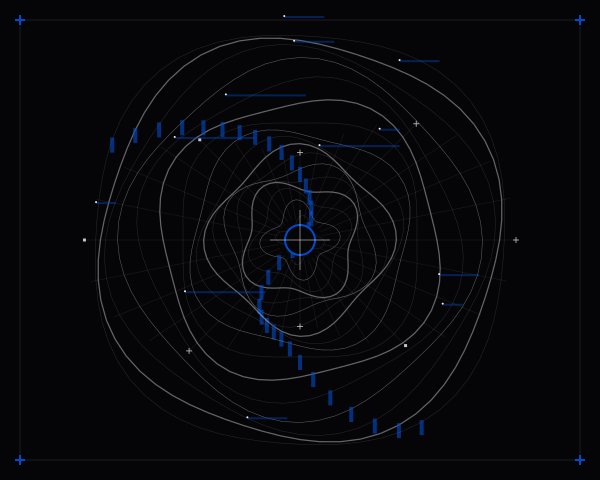

Source code (Python):
import cairo
import math
import random

# Setup
width, height = 600, 480
surface = cairo.ImageSurface(cairo.FORMAT_ARGB32, width, height)
ctx = cairo.Context(surface)
center_x, center_y = width // 2, height // 2

# Colors - Technical Cobalt and Stark White on Deep Black
BG_COLOR = (0.02, 0.02, 0.03)
PRIMARY_COLOR = (0.95, 0.95, 0.98)
ACCENT_COLOR = (0.0, 0.3, 0.8)
HAIRLINE = 0.5
THICK = 2.5

# Background
ctx.set_source_rgb(*BG_COLOR)
ctx.paint()

def polar_to_cartesian(r, theta):
    """Converts polar coordinates to cartesian with center offset."""
    x = center_x + r * math.cos(theta)
    y = center_y + r * math.sin(theta)
    return x, y

def draw_glitch_marker(x, y, size, color):
    """Draws a technical marker (cross or square) at a specific coordinate."""
    ctx.set_source_rgba(*color, 0.8)
    ctx.set_line_width(0.8)
    if random.random() > 0.5:
        # Cross
        ctx.move_to(x - size, y)
        ctx.line_to(x + size, y)
        ctx.move_to(x, y - size)
        ctx.line_to(x, y + size)
        ctx.stroke()
    else:
        # Block
        ctx.rectangle(x - size/2, y - size/2, size, size)
        ctx.fill()

# --- 1. RADIAL GRID SYSTEM ---
# Number of concentric rings and radial subdivisions
rings = 18
divisions = 64
max_radius = min(width, height) * 0.45

for i in range(rings):
    # Determine visual hierarchy of the ring
    r_base = (i / rings) * max_radius
    
    # Mathematical modulation: warp radius based on division to create "topography"
    # Uses a harmonic sin wave to create a structured distortion
    harmonic = math.sin(i * 0.5) * 10 
    
    ctx.set_line_width(HAIRLINE if i % 4 != 0 else THICK/2)
    
    for j in range(divisions):
        theta1 = (j / divisions) * 2 * math.pi
        theta2 = ((j + 1) / divisions) * 2 * math.pi
        
        # Warp the radius at this specific angle
        warp1 = math.sin(theta1 * 4 + i) * 8
        warp2 = math.sin(theta2 * 4 + i) * 8
        
        r1 = r_base + warp1 + harmonic
        r2 = r_base + warp2 + harmonic
        
        x1, y1 = polar_to_cartesian(r1, theta1)
        x2, y2 = polar_to_cartesian(r2, theta2)
        
        # Draw arc segment
        ctx.set_source_rgba(*PRIMARY_COLOR, 0.4 if i % 2 == 0 else 0.15)
        ctx.move_to(x1, y1)
        ctx.line_to(x2, y2)
        ctx.stroke()
        
        # Occasional "Data Blobs" (rectangular substitutions)
        if (i + j) % 27 == 0:
            ctx.set_source_rgba(*ACCENT_COLOR, 0.6)
            ctx.rectangle(x1-2, y1-2, 4, 15)
            ctx.fill()

# --- 2. VECTOR FIELDS ---
# Drawing the radial "spokes" with frequency modulation
for j in range(divisions):
    if j % 2 != 0: continue # Skip every other for cleaner hierarchy
    
    theta = (j / divisions) * 2 * math.pi
    # The length of the spoke is determined by a pseudo-random but repeatable sequence
    length_mod = 0.7 + 0.3 * math.cos(j * 0.2)
    
    ctx.set_source_rgba(*PRIMARY_COLOR, 0.1)
    ctx.set_line_width(HAIRLINE)
    
    x_start, y_start = polar_to_cartesian(max_radius * 0.1, theta)
    x_end, y_end = polar_to_cartesian(max_radius * length_mod, theta)
    
    ctx.move_to(x_start, y_start)
    ctx.line_to(x_end, y_end)
    ctx.stroke()
    
    # Add coordinates/dots at the ends of spokes
    if j % 8 == 0:
        draw_glitch_marker(x_end, y_end, 3, PRIMARY_COLOR)

# --- 3. OVERLAY: ASYMMETRICAL DATA BLOCKS ---
# Creating 'brutalist' noise clusters
for _ in range(12):
    angle = random.uniform(0, math.pi * 2)
    dist = random.uniform(max_radius * 0.3, max_radius * 1.1)
    bx, by = polar_to_cartesian(dist, angle)
    
    # Create horizontal/vertical emphasis typical of Swiss Design
    w = random.choice([20, 40, 80])
    h = 2
    ctx.set_source_rgba(*ACCENT_COLOR, 0.4)
    ctx.rectangle(bx, by, w, h)
    ctx.fill()
    
    # Smaller technical dots
    ctx.set_source_rgb(*PRIMARY_COLOR)
    ctx.arc(bx, by, 1, 0, 2*math.pi)
    ctx.fill()

# --- 4. CENTERPIECE ---
# High contrast core
ctx.set_source_rgb(*BG_COLOR)
ctx.arc(center_x, center_y, 15, 0, 2*math.pi)
ctx.fill()
ctx.set_source_rgb(*ACCENT_COLOR)
ctx.set_line_width(2)
ctx.arc(center_x, center_y, 15, 0, 2*math.pi)
ctx.stroke()

# Crosshair
ctx.set_source_rgb(*PRIMARY_COLOR)
ctx.set_line_width(0.5)
ctx.move_to(center_x - 30, center_y)
ctx.line_to(center_x + 30, center_y)
ctx.move_to(center_x, center_y - 30)
ctx.line_to(center_x, center_y + 30)
ctx.stroke()

# Border framing (Swiss precision)
ctx.set_source_rgba(*PRIMARY_COLOR, 0.1)
ctx.set_line_width(1)
margin = 20
ctx.rectangle(margin, margin, width - margin*2, height - margin*2)
ctx.stroke()

# Corner accents
for (cx, cy) in [(margin, margin), (width-margin, margin), (margin, height-margin), (width-margin, height-margin)]:
    ctx.set_source_rgb(*ACCENT_COLOR)
    ctx.rectangle(cx-5, cy-1, 10, 2)
    ctx.rectangle(cx-1, cy-5, 2, 10)
    ctx.fill()
